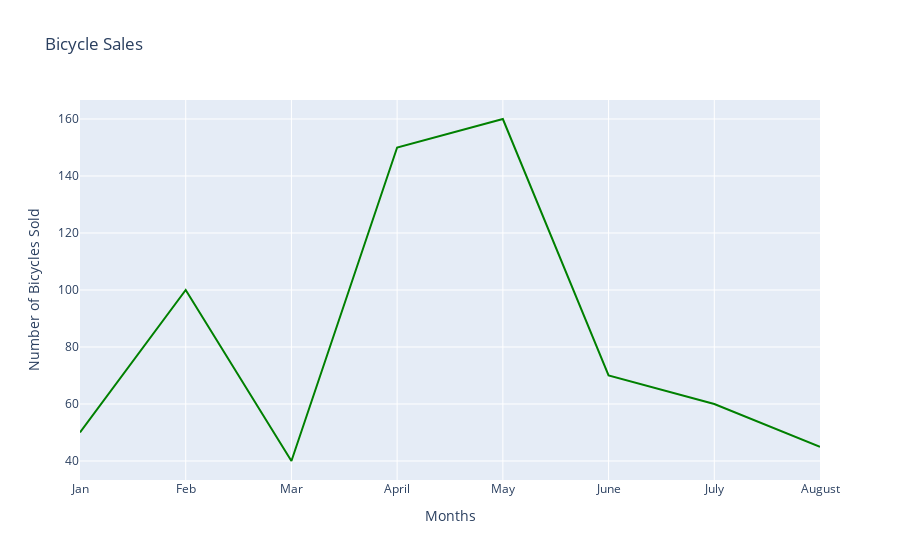

The code cell stored with this chart in its notebook:
### Code cell
## Here we update these values under function attributes such as title,xaxis_title and yaxis_title
fig.update_layout(title='Bicycle Sales', xaxis_title='Months', yaxis_title='Number of Bicycles Sold')
# Display the figure
fig.show()

### Figure 1 — Plotly figure (JSON) as saved in the notebook; plotly's stock layout.template omitted (floating-point values rounded to 4 significant figures)
{"data": [{"marker": {"color": "green"}, "mode": "lines", "x": ["Jan", "Feb", "Mar", "April", "May", "June", "July", "August"], "y": [50, 100, 40, 150, 160, 70, 60, 45], "type": "scatter"}], "layout": {"title": {"text": "Bicycle Sales"}, "xaxis": {"title": {"text": "Months"}, "type": "category", "range": [0, 7], "autorange": true}, "yaxis": {"title": {"text": "Number of Bicycles Sold"}, "type": "linear", "range": [33.33, 166.7], "autorange": true}, "autosize": true}}
